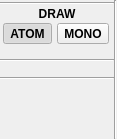
<?xml version="1.0" encoding="UTF-8"?>
<ui version="4.0">
 <class>SketcherSideBar</class>
 <widget class="QWidget" name="SketcherSideBar">
  <property name="geometry">
   <rect>
    <x>0</x>
    <y>0</y>
    <width>117</width>
    <height>139</height>
   </rect>
  </property>
  <property name="windowTitle">
   <string>Form</string>
  </property>
  <layout class="QHBoxLayout" name="horizontalLayout">
   <property name="spacing">
    <number>0</number>
   </property>
   <property name="leftMargin">
    <number>0</number>
   </property>
   <property name="topMargin">
    <number>0</number>
   </property>
   <property name="rightMargin">
    <number>0</number>
   </property>
   <property name="bottomMargin">
    <number>0</number>
   </property>
   <item>
    <layout class="QVBoxLayout" name="verticalLayout">
     <property name="spacing">
      <number>2</number>
     </property>
     <item>
      <widget class="schrodinger::sketcher::SelectOptionsWidget" name="select_options_wdg" native="true"/>
     </item>
     <item>
      <widget class="Line" name="line_2">
       <property name="orientation">
        <enum>Qt::Horizontal</enum>
       </property>
      </widget>
     </item>
     <item>
      <widget class="QLabel" name="title_lbl">
       <property name="font">
        <font>
         <pointsize>9</pointsize>
         <bold>true</bold>
        </font>
       </property>
       <property name="text">
        <string>DRAW</string>
       </property>
       <property name="alignment">
        <set>Qt::AlignCenter</set>
       </property>
       <property name="margin">
        <number>3</number>
       </property>
      </widget>
     </item>
     <item>
      <layout class="QHBoxLayout" name="atomistic_or_monomer_layout">
       <item>
        <widget class="QToolButton" name="atomistic_btn">
         <property name="font">
          <font>
           <bold>true</bold>
          </font>
         </property>
         <property name="text">
          <string>ATOM</string>
         </property>
         <property name="checkable">
          <bool>true</bool>
         </property>
         <property name="checked">
          <bool>true</bool>
         </property>
         <attribute name="buttonGroup">
          <string notr="true">atomistic_or_monomeric_group</string>
         </attribute>
        </widget>
       </item>
       <item>
        <widget class="QToolButton" name="monomeric_btn">
         <property name="font">
          <font>
           <bold>true</bold>
          </font>
         </property>
         <property name="text">
          <string>MONO</string>
         </property>
         <property name="checkable">
          <bool>true</bool>
         </property>
         <attribute name="buttonGroup">
          <string notr="true">atomistic_or_monomeric_group</string>
         </attribute>
        </widget>
       </item>
      </layout>
     </item>
     <item>
      <widget class="QStackedWidget" name="atomistic_or_monomeric_stack">
       <widget class="QWidget" name="atomistic_page">
        <layout class="QVBoxLayout" name="verticalLayout_3">
         <property name="spacing">
          <number>2</number>
         </property>
         <property name="leftMargin">
          <number>0</number>
         </property>
         <property name="topMargin">
          <number>0</number>
         </property>
         <property name="rightMargin">
          <number>0</number>
         </property>
         <property name="bottomMargin">
          <number>0</number>
         </property>
         <item>
          <widget class="schrodinger::sketcher::DrawToolsWidget" name="draw_tools_wdg" native="true"/>
         </item>
         <item>
          <widget class="Line" name="line_3">
           <property name="orientation">
            <enum>Qt::Horizontal</enum>
           </property>
          </widget>
         </item>
         <item>
          <widget class="schrodinger::sketcher::RingToolWidget" name="ring_tool_wdg" native="true"/>
         </item>
         <item>
          <widget class="Line" name="line_4">
           <property name="orientation">
            <enum>Qt::Horizontal</enum>
           </property>
          </widget>
         </item>
         <item>
          <widget class="schrodinger::sketcher::EnumerationToolWidget" name="enumeration_tool_wdg" native="true"/>
         </item>
        </layout>
       </widget>
       <widget class="QWidget" name="monomeric_page">
        <layout class="QVBoxLayout" name="verticalLayout_4">
         <property name="spacing">
          <number>2</number>
         </property>
         <property name="leftMargin">
          <number>0</number>
         </property>
         <property name="topMargin">
          <number>0</number>
         </property>
         <property name="rightMargin">
          <number>0</number>
         </property>
         <property name="bottomMargin">
          <number>0</number>
         </property>
         <item>
          <widget class="schrodinger::sketcher::MonomerToolWidget" name="monomeric_wdg" native="true"/>
         </item>
        </layout>
       </widget>
      </widget>
     </item>
     <item>
      <spacer name="verticalSpacer">
       <property name="orientation">
        <enum>Qt::Vertical</enum>
       </property>
       <property name="sizeHint" stdset="0">
        <size>
         <width>0</width>
         <height>0</height>
        </size>
       </property>
      </spacer>
     </item>
    </layout>
   </item>
   <item>
    <widget class="Line" name="line">
     <property name="orientation">
      <enum>Qt::Vertical</enum>
     </property>
    </widget>
   </item>
  </layout>
 </widget>
 <customwidgets>
  <customwidget>
   <class>schrodinger::sketcher::SelectOptionsWidget</class>
   <extends>QWidget</extends>
   <header>schrodinger/sketcher/widget/select_options_widget.h</header>
   <container>1</container>
  </customwidget>
  <customwidget>
   <class>schrodinger::sketcher::DrawToolsWidget</class>
   <extends>QWidget</extends>
   <header>schrodinger/sketcher/widget/draw_tools_widget.h</header>
   <container>1</container>
  </customwidget>
  <customwidget>
   <class>schrodinger::sketcher::EnumerationToolWidget</class>
   <extends>QWidget</extends>
   <header>schrodinger/sketcher/widget/enumeration_tool_widget.h</header>
   <container>1</container>
  </customwidget>
  <customwidget>
   <class>schrodinger::sketcher::RingToolWidget</class>
   <extends>QWidget</extends>
   <header>schrodinger/sketcher/widget/ring_tool_widget.h</header>
   <container>1</container>
  </customwidget>
  <customwidget>
   <class>schrodinger::sketcher::MonomerToolWidget</class>
   <extends>QWidget</extends>
   <header>schrodinger/sketcher/widget/monomer_tool_widget.h</header>
   <container>1</container>
  </customwidget>
 </customwidgets>
 <resources>
  <include location="../sketcher.qrc"/>
 </resources>
 <connections/>
 <buttongroups>
  <buttongroup name="atomistic_or_monomeric_group"/>
 </buttongroups>
</ui>
